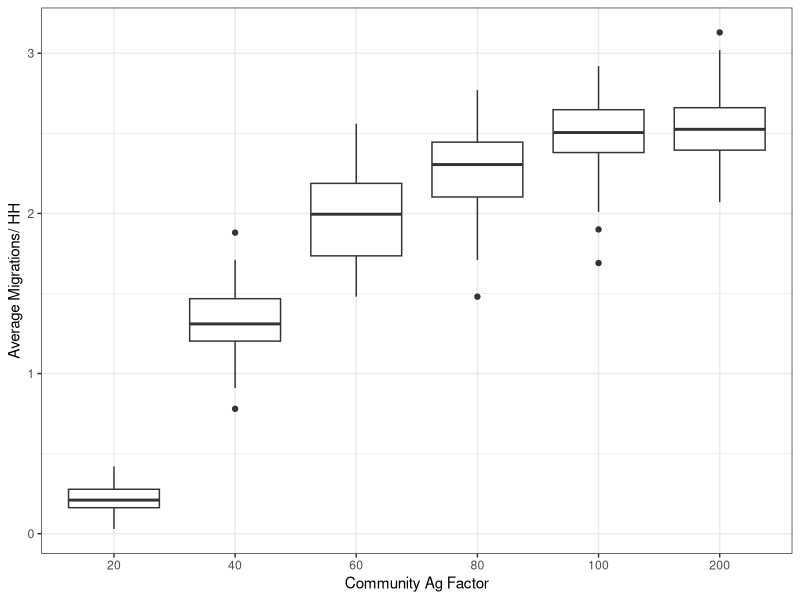
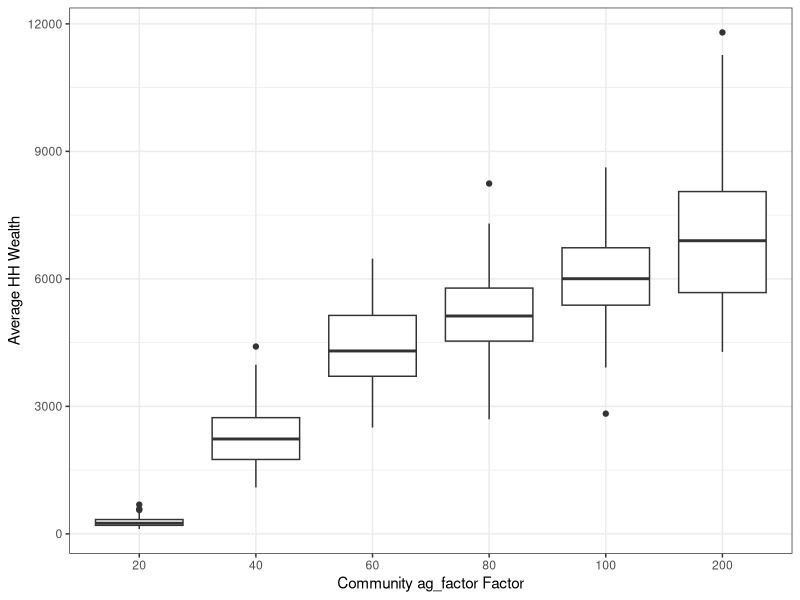
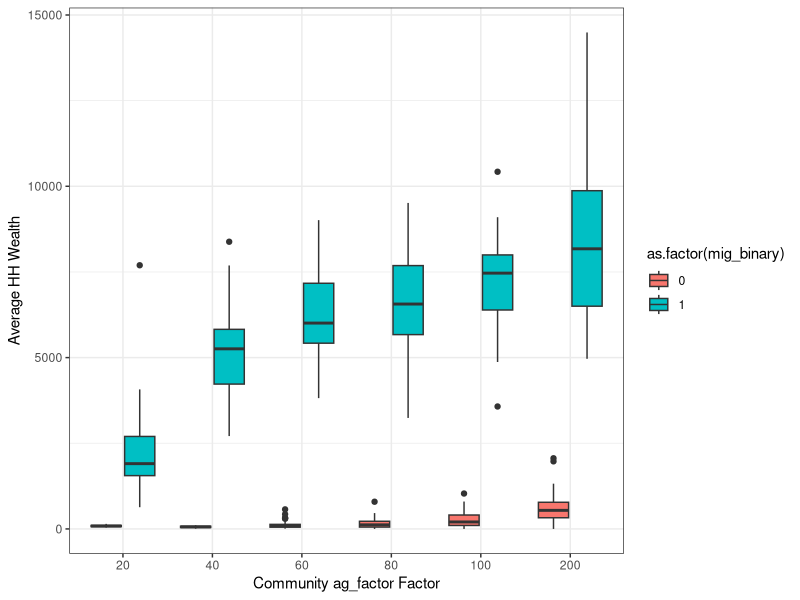
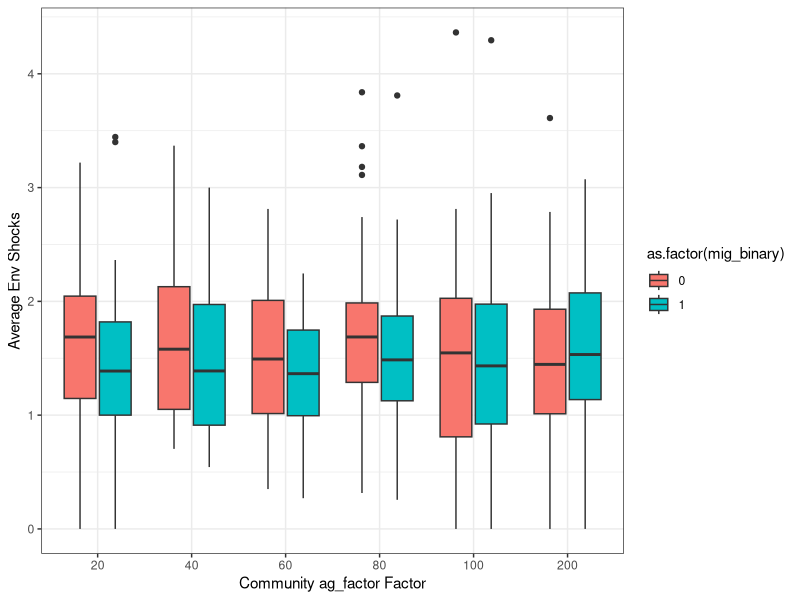

R code for these plots, in order:
library(tidyverse)

#list = [20, 40, 60, 80, 100, 200]

ag_factor_one = read_csv("data/ag_factor_test_20.csv") %>% 
  mutate(comm_ag_factor = 20) %>% select(-1)

ag_factor_two = read_csv("data/ag_factor_test_40.csv") %>% 
  mutate(comm_ag_factor = 40) %>% select(-1)

ag_factor_three = read_csv("data/ag_factor_test_60.csv") %>% 
  mutate(comm_ag_factor = 60) %>% select(-1)

ag_factor_four = read_csv("data/ag_factor_test_80.csv") %>% 
  mutate(comm_ag_factor = 80) %>% select(-1)

ag_factor_five = read_csv("data/ag_factor_test_100.csv") %>% 
  mutate(comm_ag_factor = 100) %>% select(-1)

ag_factor_six = read_csv("data/ag_factor_test_200.csv") %>% 
  mutate(comm_ag_factor = 200) %>% select(-1)


ag_factor_joined = ag_factor_one %>%
  bind_rows(ag_factor_two) %>%
  bind_rows(ag_factor_three) %>%
  bind_rows(ag_factor_four) %>%
  bind_rows(ag_factor_five) %>%
  bind_rows(ag_factor_six)



####### add integer for MC run #######
mc_runs = as.data.frame(rep(1:50, each = 100, times = 6))
names(mc_runs) = "run"

ag_factor_joined = ag_factor_joined %>% cbind(mc_runs)

ag_factor_joined = ag_factor_joined %>% mutate(mig_binary = ifelse(migrations > 0, 1, 0))

ag_factor_summary = ag_factor_joined %>%
  group_by(comm_ag_factor, run) %>%
  summarise(av_migs = mean(migrations),
            sd_migs = sd(migrations),
            av_wealth = mean(wealth),
            sd_wealth = sd(wealth))

ag_factor_summary_diff = ag_factor_joined %>%
  group_by(comm_ag_factor, run, mig_binary) %>%
  summarise(av_wealth = mean(wealth),
            sd_wealth = sd(wealth), av_shock = mean(num_shocked))


ag_factor_summary %>% 
  ggplot()+
  geom_boxplot(aes(x= as.factor(comm_ag_factor), y = av_migs))+
  labs(x = "Community Ag Factor", y = "Average Migrations/ HH")+
  theme_bw()


ag_factor_summary %>% 
  ggplot()+
  geom_boxplot(aes(x= as.factor(comm_ag_factor), y = av_wealth))+
  labs(x = "Community ag_factor Factor", y = "Average HH Wealth")+
  theme_bw()

ag_factor_summary_diff %>% 
  ggplot()+
  geom_boxplot(aes(x= as.factor(comm_ag_factor), fill = as.factor(mig_binary), y = av_wealth))+
  labs(x = "Community ag_factor Factor", y = "Average HH Wealth")+
  theme_bw()

ag_factor_summary_diff %>% 
  ggplot()+
  geom_boxplot(aes(x= as.factor(comm_ag_factor), fill = as.factor(mig_binary), y = av_shock))+
  labs(x = "Community ag_factor Factor", y = "Average Env Shocks")+
  theme_bw()


